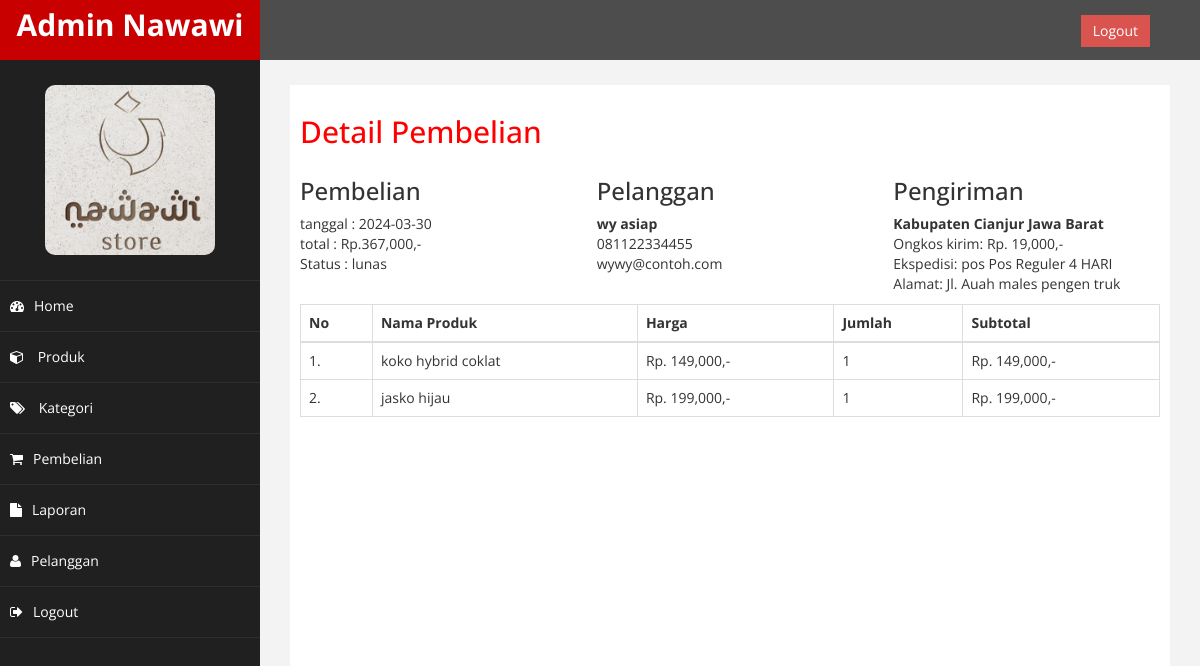
Screenshot of /admin/index.php?halaman=detail&id=25 (signed in) with the database file from the repository.
### tables this page shows
CREATE TABLE `pembelian` (
  `id_pembelian` int(11) NOT NULL,
  `id_pelanggan` int(11) NOT NULL,
  `tanggal_pembelian` date NOT NULL,
  `total_pembelian` int(11) NOT NULL,
  `alamat_pengiriman` text NOT NULL,
  `status_pembelian` varchar(100) NOT NULL DEFAULT 'pending',
  `resi_pengiriman` varchar(50) NOT NULL,
  `totalberat` int(11) NOT NULL,
  `provinsi` varchar(255) NOT NULL,
  `distrik` varchar(255) NOT NULL,
  `tipe` varchar(255) NOT NULL,
  `kodepos` varchar(255) NOT NULL,
  `ekspedisi` varchar(255) NOT NULL,
  `paket` varchar(255) NOT NULL,
  `ongkir` int(11) NOT NULL,
  `estimasi` varchar(255) NOT NULL
);

CREATE TABLE `pelanggan` (
  `id_pelanggan` int(11) NOT NULL,
  `email_pelanggan` varchar(100) NOT NULL,
  `password_pelanggan` varchar(50) NOT NULL,
  `nama_pelanggan` varchar(100) NOT NULL,
  `telepon_pelanggan` varchar(100) NOT NULL,
  `alamat_pelanggan` text NOT NULL
);

CREATE TABLE `pembelian_produk` (
  `id_pembelian_produk` int(11) NOT NULL,
  `id_pembelian` int(11) NOT NULL,
  `id_produk` int(11) NOT NULL,
  `jumlah` int(11) NOT NULL,
  `nama` varchar(100) NOT NULL,
  `harga` int(11) NOT NULL,
  `berat` int(11) NOT NULL,
  `subberat` int(11) NOT NULL,
  `subharga` int(11) NOT NULL
);

CREATE TABLE `produk` (
  `id_produk` int(11) NOT NULL,
  `id_kategori` int(5) NOT NULL,
  `nama_produk` varchar(100) NOT NULL,
  `harga_produk` int(11) NOT NULL,
  `berat_produk` int(11) NOT NULL,
  `foto_produk` varchar(100) NOT NULL,
  `deskripsi_produk` text NOT NULL,
  `stok_produk` int(5) NOT NULL
);

### admin/detail.php (the view)
<h2>Detail Pembelian</h2>
<?php
$ambil = $koneksi->query("SELECT * FROM pembelian JOIN pelanggan ON pembelian.id_pelanggan = pelanggan.id_pelanggan WHERE pembelian.id_pembelian = '$_GET[id]'");
$detail = $ambil->fetch_assoc();
?>
<div class="row" style="margin-bottom:10px;">
	<div class="col-md-4">
		<h3>Pembelian</h3>
		tanggal : <?= $detail["tanggal_pembelian"]; ?><br>
		total : Rp.<?= number_format($detail["total_pembelian"]); ?>,- <br>
		Status : <?= $detail['status_pembelian']; ?>
	</div>
	<div class="col-md-4">
		<h3>Pelanggan</h3>
		<strong><?= $detail["nama_pelanggan"]; ?></strong><br>
		<?= $detail["telepon_pelanggan"]; ?><br>
		<?= $detail["email_pelanggan"]; ?>
	</div>
	<div class="col-md-4">
		<h3>Pengiriman</h3>
		<strong><?= $detail['tipe']; ?> <?= $detail['distrik']; ?> <?= $detail['provinsi']; ?></strong><br>
		Ongkos kirim: Rp. <?= number_format($detail['ongkir']); ?>,-<br>
		Ekspedisi: <?= $detail['ekspedisi']; ?> <?= $detail['paket']; ?> <?= $detail['estimasi']; ?><br>
		Alamat: <?= $detail['alamat_pengiriman']; ?>
	</div>
</div>
<table class="table table-bordered">
	<thead>
		<tr>
			<th>No</th>
			<th>Nama Produk</th>
			<th>Harga</th>
			<th>Jumlah</th>
			<th>Subtotal</th>
		</tr>
	</thead>
	<tbody>
		<?php $no=1; ?>
		<?php $ambil = $koneksi->query("SELECT * FROM pembelian_produk JOIN produk ON pembelian_produk.id_produk = produk.id_produk WHERE pembelian_produk.id_pembelian = '$_GET[id]'"); ?>
		<?php while($pecah = $ambil->fetch_assoc()): ?>
		<tr>
			<td><?= $no; ?>.</td>
			<td><?= $pecah["nama_produk"]; ?></td>
			<td>Rp. <?= number_format($pecah["harga_produk"]); ?>,-</td>
			<td><?= $pecah["jumlah"]; ?></td>
			<td>Rp. <?= number_format($pecah["jumlah"]*$pecah["harga_produk"]); ?>,-</td>
		</tr>
		<?php $no++; ?>
		<?php endwhile; ?>
	</tbody>
</table>

### admin/assets/css/custom.css (style rules this page uses)
body { font-family: 'Open Sans', sans-serif; }
h2 { color: #f00; }

### rows the page displays
pembelian: tanggal_pembelian "2024-03-30", total_pembelian "367,000", status_pembelian "lunas", id_pelanggan.nama_pelanggan "wy asiap", id_pelanggan.telepon_pelanggan "081122334455", id_pelanggan.email_pelanggan "wywy@contoh.com", tipe "Kabupaten", distrik "Cianjur", provinsi "Jawa Barat", ongkir "19,000", ekspedisi "pos", paket "Pos Reguler", estimasi "4 HARI", alamat_pengiriman "Jl. Auah males pengen truk"
pembelian_produk: id_produk.nama_produk "koko hybrid coklat", id_produk.harga_produk "149,000", jumlah "1", $pecah['jumlah']*$pecah['harga_produk'] "149,000"
pembelian_produk: id_produk.nama_produk "jasko hijau", id_produk.harga_produk "199,000", jumlah "1", $pecah['jumlah']*$pecah['harga_produk'] "199,000"
